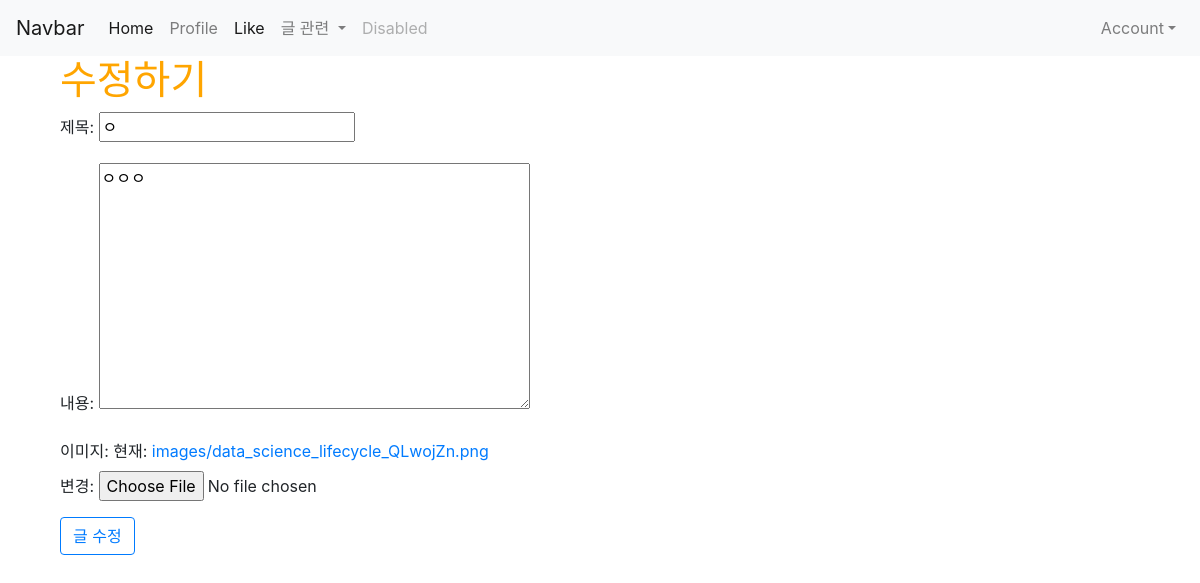
The app's page /posts/update/20/, older data.
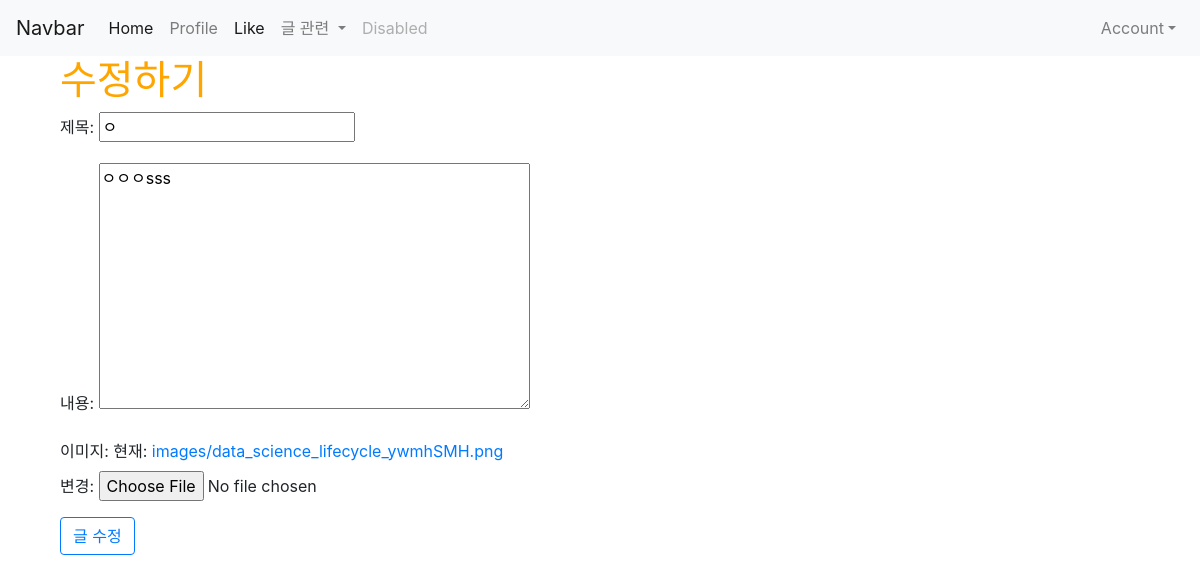
The same page, newer data.
### posts/models.py (models this page shows, shortened)
class Post(models.Model) :
    title = models.CharField(max_length= 50, null=False)
    content = models.TextField()
    view_count = models.IntegerField(default = 0)
    created_at = models.DateTimeField(auto_now_add = True)
    updated_at = models.DateTimeField(auto_now = True)
    image = models.ImageField(upload_to='images/', null=True)
    user = models.ForeignKey(User, on_delete = models.CASCADE, null=True)
    like_user_set = models.ManyToManyField(User, blank=True, related_name='like_user_set', through='Like')

### posts/views.py (the view)
# urls.py: path('update/<int:id>/', update, name="update"),
def update(request, id):
    post = get_object_or_404(Post, pk=id)
    if request.method == "POST":
        form = PostForm(request.POST, request.FILES, instance=post)
        if form.is_valid():
            form.save(user = request.user)
            return redirect('posts:show', post.id)
    else:
        form = PostForm(instance=post)
    return render(request, 'posts/update.html', {'form' : form})

### posts/forms.py (shortened to what this page needs)
class PostForm(ModelForm):
    class Meta :
        model = Post
        fields = [
            'title',
            'content',
            'image',
        ]
        labels = {
            'title' : ('제목'),
            'content' : ('내용'),
            'image' : ('이미지'),
        }
        help_text = {
            'title' : ('제목을 입력해주세요.'),
            'content' : ('내용을 입력해주세요.'),
        }

### posts/templates/posts/update.html (shortened to what this page needs)
{% extends 'base.html' %}
{% block content %}
<div class="container">
  <h1>
    수정하기
  </h1>
  <form action="#" method="POST" enctype="multipart/form-data">
    {{ form.as_p }}
      <input type="submit" value="글 수정" class="btn btn-outline-primary">
  </form>
</div>
{% endblock %}

Row changes from the older to the newer data that the page shows:
changed Post: content "ㅇㅇㅇ" → "ㅇㅇㅇsss"
Text that changed along with them:
text no longer shown: "제목: 내용: 이미지: 현재: images/data_science_lifecycle_QLwojZn.png 변경:"
text now shown: "제목: 내용: 이미지: 현재: images/data_science_lifecycle_ywmhSMH.png 변경:"
